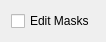
<?xml version="1.0" encoding="UTF-8"?>
<ui version="4.0">
 <class>EditToolWidget</class>
 <widget class="QWidget" name="EditToolWidget">
  <property name="geometry">
   <rect>
    <x>0</x>
    <y>0</y>
    <width>106</width>
    <height>40</height>
   </rect>
  </property>
  <layout class="QVBoxLayout" name="verticalLayout">
   <item>
    <widget class="QCheckBox" name="check_mask">
     <property name="text">
      <string>Edit Masks</string>
     </property>
     <property name="icon">
      <iconset theme="path-mask-edit"/>
     </property>
    </widget>
   </item>
   <item>
    <spacer name="verticalSpacer">
     <property name="orientation">
      <enum>Qt::Vertical</enum>
     </property>
     <property name="sizeHint" stdset="0">
      <size>
       <width>20</width>
       <height>0</height>
      </size>
     </property>
    </spacer>
   </item>
  </layout>
 </widget>
 <resources/>
 <connections/>
</ui>
